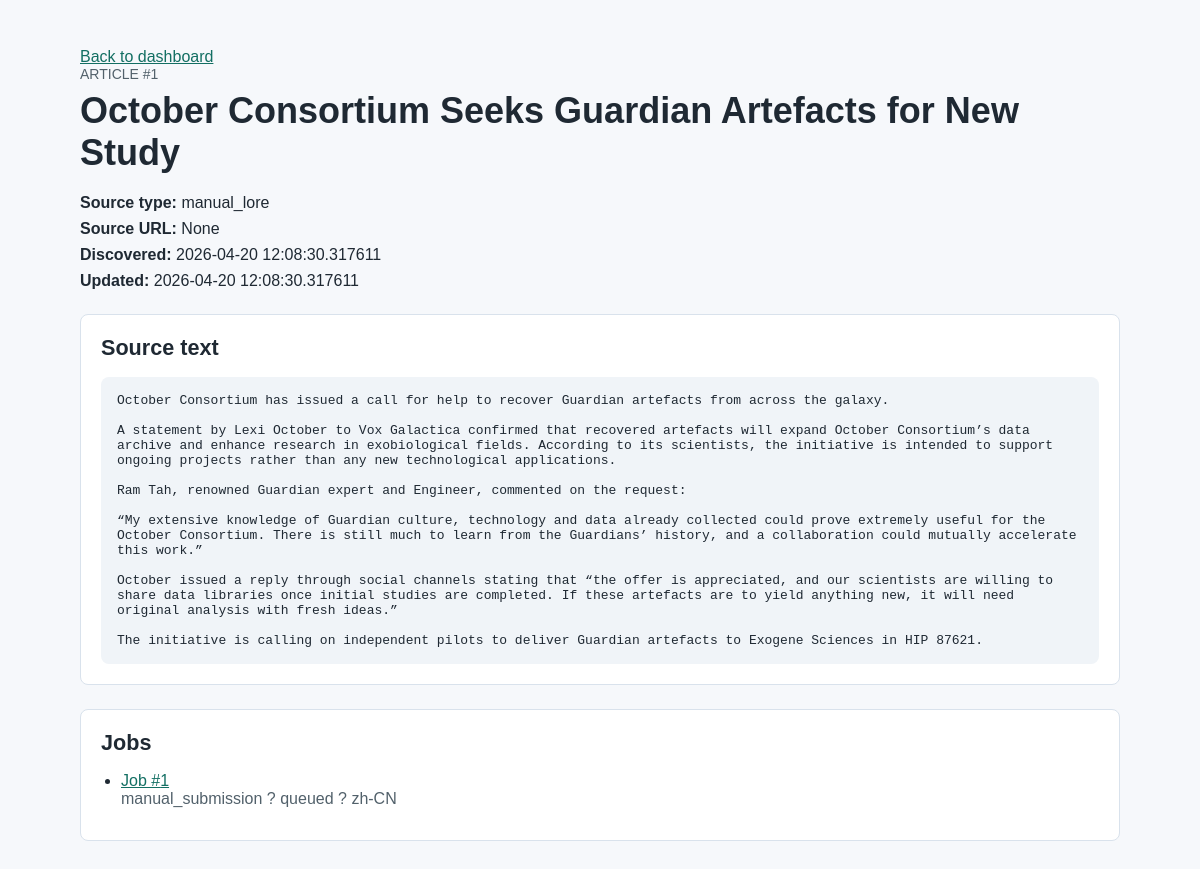
/articles/1, run on the app's committed database.
### app/db/models.py (models this page shows)
class Article(Base):
    __tablename__ = "articles"
    id: Mapped[int] = mapped_column(Integer, primary_key=True)
    source_type: Mapped[SourceType] = mapped_column(source_type_enum)
    source_url: Mapped[str | None] = mapped_column(String(1024))
    source_title: Mapped[str] = mapped_column(String(500))
    source_body: Mapped[str] = mapped_column(Text)
    published_at_source: Mapped[datetime | None] = mapped_column(DateTime)
    discovered_at: Mapped[datetime] = mapped_column(DateTime, default=utc_now)
    created_at: Mapped[datetime] = mapped_column(DateTime, default=utc_now)
    updated_at: Mapped[datetime] = mapped_column(DateTime, default=utc_now, onupdate=utc_now)
    jobs: Mapped[list[Job]] = relationship(back_populates="article", cascade="all, delete-orphan")
    translations: Mapped[list[Translation]] = relationship(
        back_populates="article",
        cascade="all, delete-orphan",
    )
    publish_records: Mapped[list[PublishRecord]] = relationship(
        back_populates="article",
        cascade="all, delete-orphan",
    )
    tag_links: Mapped[list[ArticleTag]] = relationship(
        back_populates="article",
        cascade="all, delete-orphan",
    )
    tags: Mapped[list[Tag]] = relationship(
        secondary="article_tags",
        back_populates="articles",
        viewonly=True,
    )

class Job(Base):
    __tablename__ = "jobs"
    id: Mapped[int] = mapped_column(Integer, primary_key=True)
    article_id: Mapped[int] = mapped_column(ForeignKey("articles.id"))
    job_type: Mapped[JobType] = mapped_column(job_type_enum)
    status: Mapped[JobStatus] = mapped_column(job_status_enum, default=JobStatus.pending)
    target_language: Mapped[str] = mapped_column(String(16), default="zh-CN")
    error_message: Mapped[str | None] = mapped_column(Text)
    created_at: Mapped[datetime] = mapped_column(DateTime, default=utc_now)
    started_at: Mapped[datetime | None] = mapped_column(DateTime)
    finished_at: Mapped[datetime | None] = mapped_column(DateTime)
    article: Mapped[Article] = relationship(back_populates="jobs")
    translations: Mapped[list[Translation]] = relationship(back_populates="job")
    publish_records: Mapped[list[PublishRecord]] = relationship(back_populates="job")
    logs: Mapped[list[JobLog]] = relationship(back_populates="job", cascade="all, delete-orphan")

### app/api/routes_articles.py (the view)
@router.get("/{article_id}", response_class=HTMLResponse)
def article_detail(
    request: Request,
    article_id: int,
    db: Annotated[Session, Depends(get_db)],
) -> HTMLResponse:
    article = ingestion_service.get_article(db, article_id)
    if article is None:
        raise HTTPException(status_code=status.HTTP_404_NOT_FOUND, detail="Article not found")
    return templates.TemplateResponse(
        request,
        "article_detail.html",
        {"article": article},
    )

### app/templates/article_detail.html (shortened to what this page needs)
<!doctype html>
<html lang="en">
  <head>
    <link rel="stylesheet" href="{{ url_for('static', path='/css/app.css') }}">
  </head>
  <body>
    <main class="page">
      <a href="/">Back to dashboard</a>
      <header>
        <p class="eyebrow">Article #{{ article.id }}</p>
        <h1>{{ article.source_title }}</h1>
      </header>
      <section class="metadata" aria-label="Article metadata">
        <p><strong>Source type:</strong> {{ article.source_type }}</p>
        <p><strong>Source URL:</strong>
          {% if article.source_url %}<a href="{{ article.source_url }}">{{ article.source_url }}</a>{% else %}None{% endif %}
        </p>
        <p><strong>Discovered:</strong> {{ article.discovered_at }}</p>
        <p><strong>Updated:</strong> {{ article.updated_at }}</p>
      </section>
      <section class="panel">
        <h2>Source text</h2>
        <pre class="source-text">{{ article.source_body }}</pre>
      </section>
      <section class="panel">
        <h2>Jobs</h2>
        {% if article.jobs %}
          <ul class="list">
            {% for job in article.jobs %}
              <li>
                <a href="/jobs/{{ job.id }}">Job #{{ job.id }}</a>
                <span>{{ job.job_type }} ? {{ job.status }} ? {{ job.target_language }}</span>
              </li>
            {% endfor %}
          </ul>
        {% else %}
          <p>No jobs are attached to this article.</p>
        {% endif %}
      </section>
    </main>
  </body>
</html>

### app/static/css/app.css (style rules this page uses)
:root { color-scheme: light; font-family: Arial, Helvetica, sans-serif; background: #f6f8fb; color: #1f2933; }
body { margin: 0; }
a { color: #136f63; }
.page { max-width: 1040px; margin: 0 auto; padding: 48px 24px; }
.eyebrow { margin: 0 0 8px; color: #52616b; font-size: 0.875rem; text-transform: uppercase; }
h1, h2 { margin: 0 0 16px; }
h1 { font-size: 2.25rem; }
h2 { font-size: 1.35rem; }
.tile, .panel, .errors { border: 1px solid #d9e2ec; border-radius: 8px; background: #ffffff; }
.panel { margin-top: 24px; padding: 20px; }
.metadata { display: grid; gap: 8px; margin: 20px 0; }
.metadata p { margin: 0; }
.source-text { max-height: 520px; overflow: auto; white-space: pre-wrap; word-break: break-word; margin: 0; padding: 16px; border-radius: 8px; background: #f0f4f8; }
.list, .timeline { margin: 0; padding-left: 20px; }
.list li, .timeline li { margin-bottom: 12px; }
.list span, .timeline span { display: block; color: #52616b; }

### data on the page
Article: id "1", source_title "October Consortium Seeks Guardian Artefacts for New Study", source_type "manual_lore", discovered_at "2026-04-20 12:08:30.317611", updated_at "2026-04-20 12:08:30.317611", source_body "October Consortium has issued a call for help to recover Guardian artefacts from across the galaxy. A statement by Lexi October to Vox Galactica confirmed that recovered artefacts will expand October Consortium’s data archive and enhance research in exobiological fields. According to its scientists, the initiative is intended to support ongoing projects rather than any new technological applications. Ram Tah, renowned Guardian expert and Engineer, commented on the request: “My extensive knowledge of Guardian culture, technology and data already collected could prove extremely useful for the October Consortium. There is still much to learn from the Guardians’ history, and a collaboration…"
Job: id "1", job_type "manual_submission", status "queued", target_language "zh-CN"
